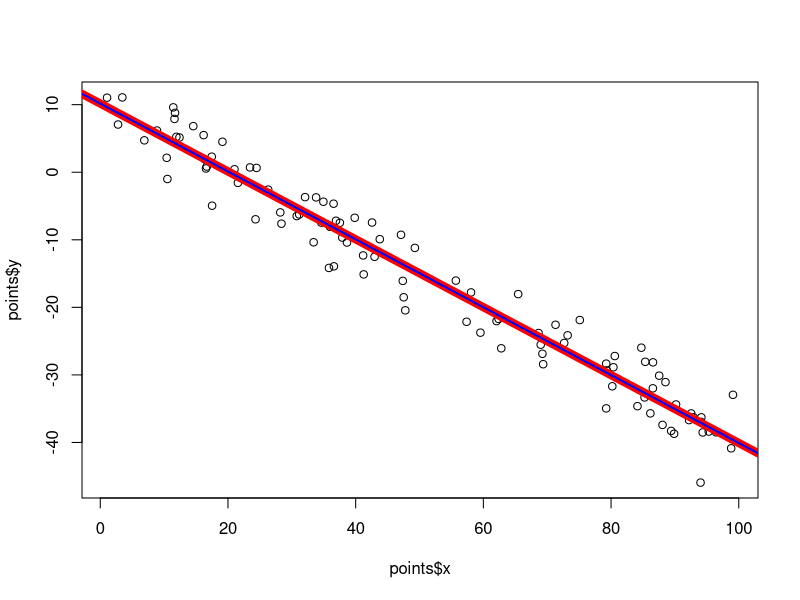

Recreate this plot in R.

  N = 100;
  
  a = rep(1, N)
  x = runif(N, min = 1, max=100) 
  y = (x*(-.510) + 10) + rnorm(N, mean = 0, sd=3)  

  points = as.data.frame(cbind(a, x, y))
  
  colnames(points) = c('a', 'x', 'y')
  #points$x <- (points$x - mean(points$x))/sd(points$x)
  #points$y <- (points$y - mean(points$y))/sd(points$y)
  
  plot(points$x, points$y)
  
  num_iterations = 1
  learning_rate = .001
  last_b = 0# initial y-intercept guess
  last_m =  0 # initial slope guess
  
  X = as.matrix(points[, c(1,2)])
  Y = as.matrix(points[, 3])
    
  inv_X = solve(t(X)%*% X)
    
  X_Y = ( t(X) %*% Y)
    
  theta_vector = inv_X %*% X_Y
    
  sse = t(Y - (X%*%theta_vector)) %*% (Y- (X%*%theta_vector))
  
  abline(theta_vector[1], theta_vector[2])
  print( sprintf ("b = %s, m = %s, error = %3.6f", theta_vector[1], theta_vector[2], sse) )
  
  abline(theta_vector[1], theta_vector[2], col='red', lwd=8)

#############
  abline(lm(y~x, points), col='blue', lwd = 2)
  lm(y~x, points) 

